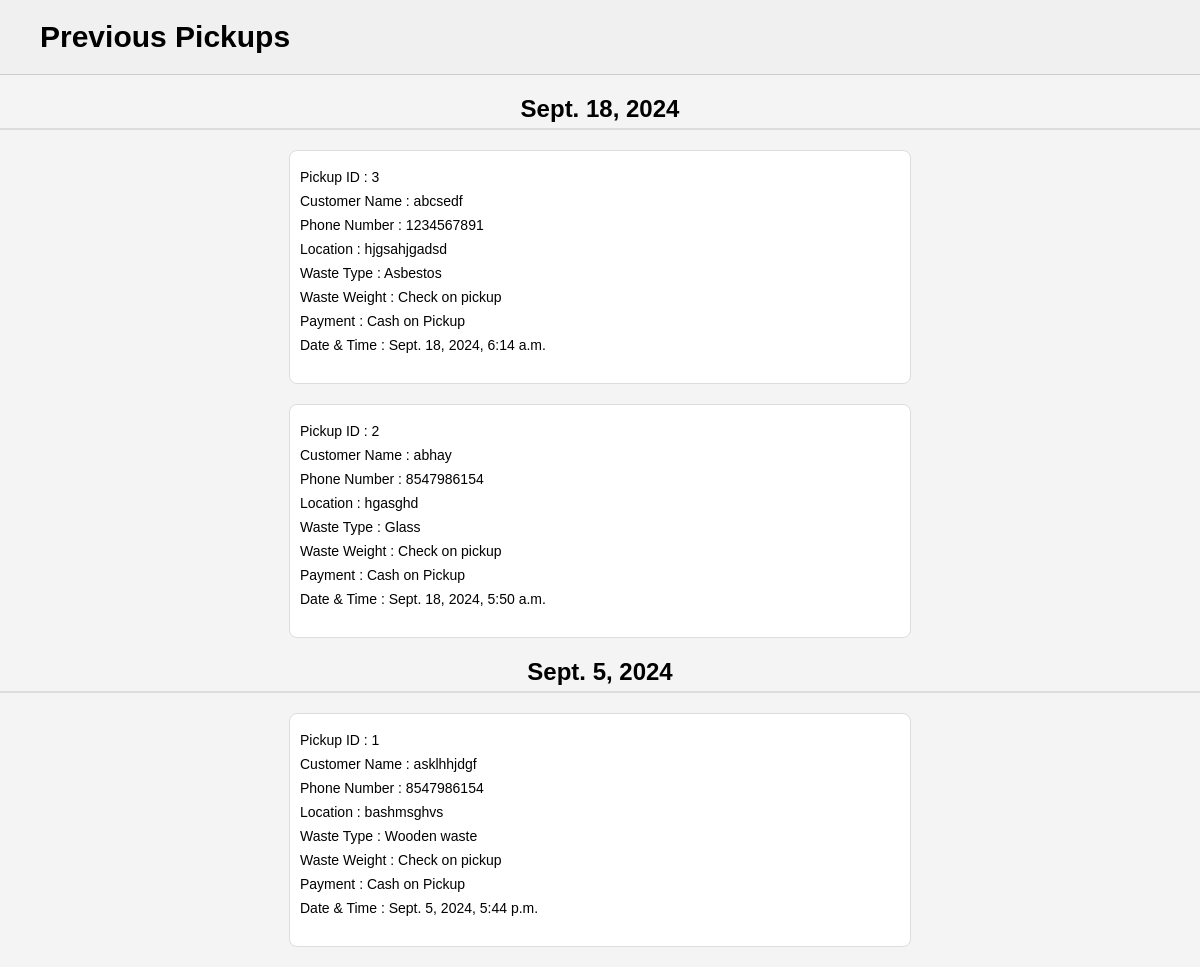
The page /prev/ on the database as committed earlier.
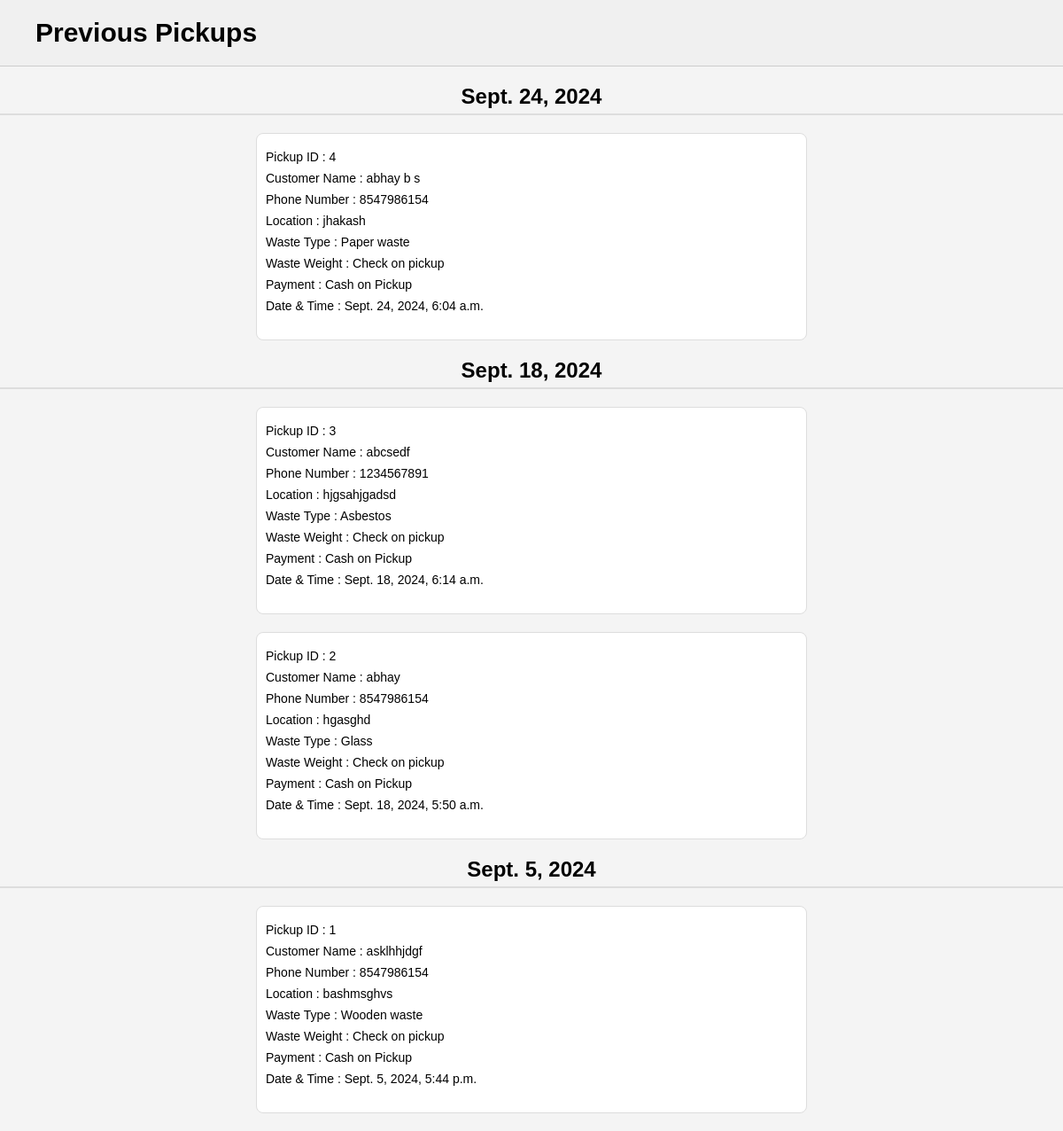
The same page on the database as committed later.
### WM_app/models.py (models this page shows, shortened)
class Pickup(models.Model):
    pickup_id=models.AutoField(primary_key=True)
    customer=models.CharField(max_length=255)
    contact_number=models.CharField(max_length=15)
    waste_type=models.CharField(max_length=50)
    weight=models.CharField(max_length=50)
    location=models.TextField()
    payment_status=models.CharField(max_length=50)
    date=models.DateTimeField(default=timezone.now)
    pickup_status=models.CharField(max_length=50,default='Pending')

### WM_app/views.py (the view)
# urls.py: path('prev/',views.oldpickups,name='prev'),
def oldpickups(request):
    now=timezone.now()
    start_of_day=now.replace(hour=0,minute=0,second=0,microsecond=0)
    pickups=Pickup.objects.filter(date__lt=start_of_day).annotate(
        date_only=Cast('date',DateField())
    ).order_by('-date_only','-date')
    pickup_by_date={}
    for pickup in pickups:
        pickup_date=pickup.date_only
        if pickup_date not in pickup_by_date:
            pickup_by_date[pickup_date]=[]
        pickup_by_date[pickup_date].append(pickup)
    return render(request,"previous.html",{'pickup_by_date':pickup_by_date})

### template/previous.html (shortened to what this page needs)
<!DOCTYPE html>
<html lang="en">
<head>
    {% load static %}
</head>
<body>
    <header class="header">
        <div class="title-container">
            <span class="title">Previous Pickups</span>
        </div>
    </header>
    {% for date,pickups in pickup_by_date.items %}
        <div class="date-section">
            <h2 class="date-heading">{{ date }}</h2>
            {% for pickup in pickups %}
                <div class="content">
                    <div class="details">
                        <p>Pickup ID : {{ pickup.pickup_id }}</p>
                        <p>Customer Name : {{ pickup.customer }}</p>
                        <p>Phone Number : {{ pickup.contact_number }}</p>
                        <p>Location : {{ pickup.location }}</p>
                        <p>Waste Type : {{ pickup.waste_type }}</p>
                        <p>Waste Weight : {{ pickup.weight }}</p>
                        <p>Payment : {{ pickup.payment_status }}</p>
                        <p>Date & Time : {{ pickup.date }}</p>
                    </div>
                </div>
            {% endfor %}
        </div>
    {% empty %}
        <p>No previous pickups available.</p>
    {% endfor %}
</body>
</html>

Rows that differ between the two databases and show on the page:
added Pickup: date "Sept. 24, 2024", pickup_id "4", customer "abhay b s", contact_number "8547986154", location "jhakash", waste_type "Paper waste", weight "Check on pickup", payment_status "Cash on Pickup", date "Sept. 24, 2024, 6:04 a.m."
